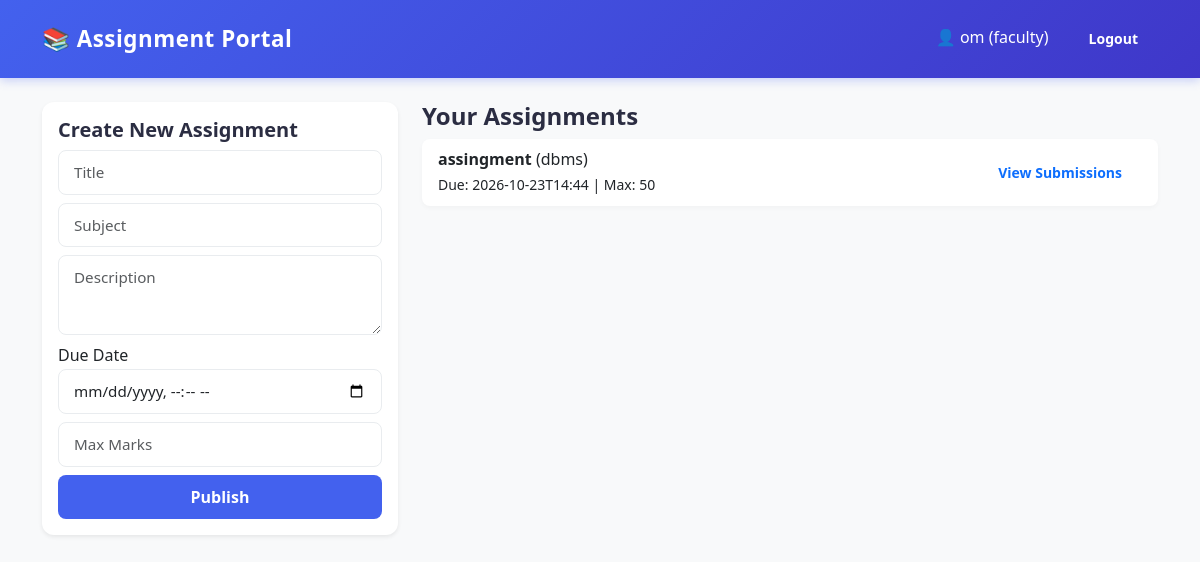
The page /faculty (signed in) on the database its author committed.
### tables this page shows
CREATE TABLE assignments (
                id INTEGER PRIMARY KEY AUTOINCREMENT,
                title TEXT NOT NULL,
                subject TEXT NOT NULL,
                description TEXT NOT NULL,
                due_date TEXT NOT NULL,
                max_marks INTEGER NOT NULL,
                created_by INTEGER NOT NULL
            );

### app.py (the view)
@app.route('/faculty')
def faculty_dashboard():
    if err := login_required('faculty'): return err
    with sqlite3.connect('database.db') as conn:
        conn.row_factory = sqlite3.Row
        cursor = conn.cursor()
        cursor.execute("SELECT * FROM assignments WHERE created_by = ?", (session['user_id'],))
        assignments = cursor.fetchall()
    return render_template('faculty.html', assignments=assignments)

### app.py (called while the page is built)
def login_required(role=None):
    if 'user_id' not in session:
        flash('Please log in first!', 'danger')
        return redirect(url_for('login'))
    if role and session.get('role') != role:
        flash('Access denied.', 'danger')
        return redirect(url_for('login'))
    return None

### templates/faculty.html
{% extends "base.html" %}
{% block content %}
<div class="row">
    <div class="col-md-4">
        <div class="card shadow-sm p-3 mb-4">
            <h5>Create New Assignment</h5>
            <form method="POST" action="/faculty/assignment/new">
                <div class="mb-2"><input type="text" name="title" class="form-control" placeholder="Title" required></div>
                <div class="mb-2"><input type="text" name="subject" class="form-control" placeholder="Subject" required></div>
                <div class="mb-2"><textarea name="description" class="form-control" placeholder="Description" required></textarea></div>
                <div class="mb-2"><label>Due Date</label><input type="datetime-local" name="due_date" class="form-control" required></div>
                <div class="mb-2"><input type="number" name="max_marks" class="form-control" placeholder="Max Marks" min="1" required></div>
                <button type="submit" class="btn btn-primary w-100">Publish</button>
            </form>
        </div>
    </div>
    <div class="col-md-8">
        <h4>Your Assignments</h4>
        <div class="list-group">
            {% for a in assignments %}
            <div class="list-group-item d-flex justify-content-between align-items-center">
                <div>
                    <strong>{{ a.title }}</strong> ({{ a.subject }})<br>
                    <small>Due: {{ a.due_date[:16] }} | Max: {{ a.max_marks }}</small>
                </div>
                <a href="/faculty/assignment/{{ a.id }}" class="btn btn-outline-primary btn-sm">View Submissions</a>
            </div>
            {% else %}
            <p class="text-muted">No assignments created yet.</p>
            {% endfor %}
        </div>
    </div>
</div>
{% endblock %}

### static/style.css (style rules this page uses)
:root { --primary-color: #4361ee; --primary-hover: #3a56d4; --secondary-color: #3f37c9; --success-color: #2ec4b6; --danger-color: #e63946; --warning-color: #ff9f1c; --bg-color: #f8f9fa; --card-bg: #ffffff; --text-color: #2b2d42; --text-muted: #8d99ae; --border-radius: 12px; --shadow: 0 4px 20px rgba(0, 0, 0, 0.05); --shadow-hover: 0 8px 25px rgba(0, 0, 0, 0.1); }
body { font-family: 'Segoe UI', Tahoma, Geneva, Verdana, sans-serif; background-color: var(--bg-color); color: var(--text-color); line-height: 1.6; }
.card { border: none; border-radius: var(--border-radius); background-color: var(--card-bg); box-shadow: var(--shadow); transition: transform 0.3s ease, box-shadow 0.3s ease; }
.form-control, .form-select { border-radius: 8px; border: 1.5px solid #e9ecef; padding: 10px 15px; font-size: 0.95rem; transition: all 0.3s ease; }
textarea.form-control { resize: vertical; min-height: 80px; }
.btn { border-radius: 8px; font-weight: 600; padding: 10px 20px; transition: all 0.3s ease; border: none; }
.btn-primary { background-color: var(--primary-color); }
a { text-decoration: none; color: var(--primary-color); transition: color 0.2s; }
h3, h4, h5 { font-weight: 700; color: var(--text-color); }
.list-group-item { border: none; border-radius: 8px !important; margin-bottom: 10px; box-shadow: 0 2px 5px rgba(0,0,0,0.03); transition: all 0.2s; }

### rows shown on the page
assignments: title "assingment", subject "dbms", due_date "2026-10-23T14:44", max_marks "50"

### other values the page prints
{{ session.username }} "om"
{{ session.role }} "faculty"
